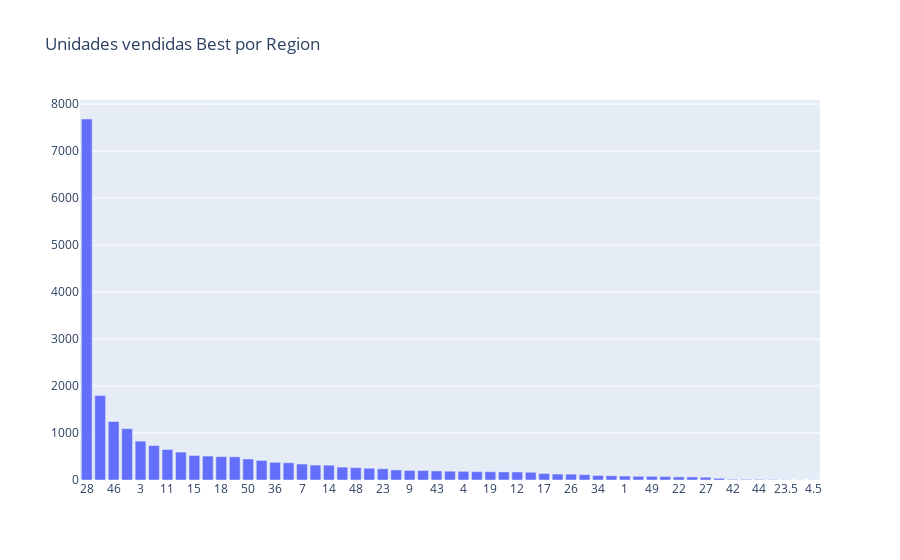

Notebook code cell kept with this figure:
### Code cell
plot_data = [
    go.Bar(
        x=df_best_unidades_vendidas['region_code'],
        y=df_best_unidades_vendidas['unidades_vendidas_total']
    )
]

plot_layout = go.Layout(
        xaxis={"type": "category"},
        title='Unidades vendidas Best por Region'
    )
plt.figure(figsize=(10,10))
fig = go.Figure(data=plot_data, layout=plot_layout)
fig.write_html('fig600uni10000.html')
pyoff.iplot(fig)

### Figure 1 — Plotly figure (JSON) as saved in the notebook; plotly's stock layout.template omitted (floating-point values rounded to 4 significant figures)
{"data": [{"type": "bar", "x": [28, 8, 46, 41, 3, 29, 11, 30, 15, 35, 18, 33, 50, 45, 36, 39, 7, 47, 14, 38, 48, 6, 23, 2, 9, 24, 43, 21, 4, 13, 19, 10, 12, 37, 17, 20, 26, 31, 34, 40, 1, 25, 49, 5, 22, 32, 27, 16, 42, 51, 44, 52, 23.5, 8.5, 4.5], "y": [7682.0, 1799, 1245, 1092.0, 827.5, 732.5, 649.5, 594, 522.5, 509.5, 497.5, 493.5, 447.5, 416.5, 376.5, 366, 339.5, 318, 316, 274, 263, 250, 239.5, 214, 203, 202, 193.5, 187, 184.5, 177.5, 176, 172, 171, 164, 138.5, 127, 125, 115, 97, 90.5, 85, 78.5, 78, 74, 66.5, 64.5, 59, 37, 14, 14, 13, 8.5, 5, 3, 3]}], "layout": {"title": {"text": "Unidades vendidas Best por Region"}, "xaxis": {"type": "category"}}}
